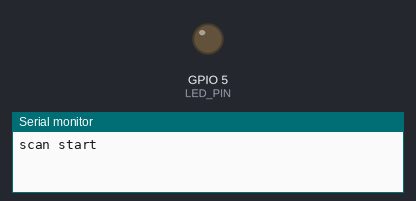
This sketch was run on a simulated ESP32. Shown: output pins drawn as LEDs (lit = HIGH), the last lines printed to the serial monitor. WiFi joins after 1.5 s; servers stay silent unless stated; a WiFi scan finds three made-up networks.

Above: at 1.5 s.
At 10.1 s:
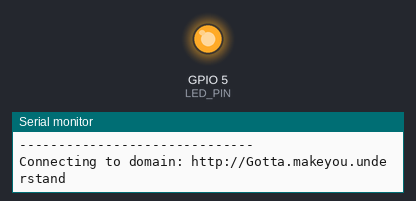
Timing chart, 0 to 19.9 s (numbered marks = the images above):
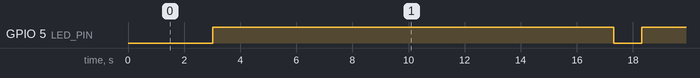

Measured:
- by itself, GPIO 5 (LED_PIN): alternates HIGH for 14.3 s and LOW for 1.0 s

The sketch:

LogRoller.ino
```cpp
#include <WiFi.h>

// WiFi network name and password:
String tempString = "temp";
byte mac[6];

// Internet domain to request from: 1 2 3 4 5 3 3 4 6
const char * hostDomain11 = "http://Were.nostrangersto.love";
const char * hostDomain12 = "http://You.knowtherulesandsodo.I";
const char * hostDomain13 = "http://A.fullcommitmentswhatImthinking.of";
const char * hostDomain14 = "http://You.wouldntgetthisfromanyother.guy";

const char * hostDomain21 = "http://I.justwanttotellyouhowIm.feeling";
const char * hostDomain22 = "http://Gotta.makeyou.understand";

const char * hostDomain31 = "http://Never.gonnagiveyouupnevergonnaletyou.down";
const char * hostDomain32 = "http://Never.gonnarunaroundanddesert.you";
const char * hostDomain33 = "http://Never.gonnamakeyoucrynevergonnasay.goodbye";
const char * hostDomain34 = "http://Never.gonnatellalieandhurt.you";

const char * hostDomain41 = "http://Weve.knowneachotherforso.long";
const char * hostDomain42 = "http://Your.heartsbeenachingbutyouretooshytosay.it";
const char * hostDomain43 = "http://Inside.webothknowwhatsbeengoing.on";
const char * hostDomain44 = "http://We.knowthegameandweregonnaplay.it";

const char * hostDomain51 = "http://And.ifyouaskmehowIm.feeling";
const char * hostDomain52 = "http://Dont.tellmeyouretooblindto.see";

const char * hostDomain61 = "http://I.justwanttotellyouhowIm.feeling";
const char * hostDomain62 = "http://Gotta.makeyou.understand";
const int hostPort = 80;

const int BUTTON_PIN = 0;
const int LED_PIN = 5;

void setup()
{
  // Initilize hardware:
  Serial.begin(115200);
  pinMode(BUTTON_PIN, INPUT_PULLUP);
  pinMode(LED_PIN, OUTPUT);
  WiFi.mode(WIFI_STA);
  WiFi.disconnect();
  digitalWrite(LED_PIN, LOW); // LED off
}

void loop()
{
  Serial.println("scan start");

    // WiFi.scanNetworks will return the number of networks found
  int n = WiFi.scanNetworks();
  Serial.println("scan done");
  if (n == 0) {
    Serial.println("no networks found");
  } else {
    Serial.print(n);
    Serial.println(" networks found");
    for (int i = 0; i < n; ++i) {
      // Print SSID and RSSI for each network found
      Serial.print(i + 1);
      Serial.print(": ");
      Serial.print(WiFi.SSID(i));
      Serial.print(" (");
      Serial.print(WiFi.RSSI(i));
      Serial.print(")");
      Serial.println((WiFi.encryptionType(i) == WIFI_AUTH_OPEN)?" ":"*");
      if (WiFi.encryptionType(i) == WIFI_AUTH_OPEN) {
        tempString = WiFi.SSID(i);
        char networkSSID[50];
        tempString.toCharArray(networkSSID, 50);
        connectToWiFi(networkSSID);
        if (WiFi.status() == WL_CONNECTED) {
          Serial.println("Connected");
          partOne();
          partTwo();
          partThree();
          partFour();
          partFive();
          partThree();
          partThree();
          partFour();
          partSix();
          WiFi.disconnect();
        }
      }
      delay(10);
      }
   }
  Serial.println("");

  // Wait a bit before scanning again
  delay(5000);
}

void connectToWiFi(char * ssid)
{
  int ledState = 0;

  printLine();
  Serial.println("Connecting to WiFi network: " + String(ssid));

  WiFi.begin(ssid);

  unsigned long timeout = millis();
  while (WiFi.status() != WL_CONNECTED)
  {
    // Blink LED while we're connecting:
    digitalWrite(LED_PIN, ledState);
    ledState = (ledState + 1) % 2; // Flip ledState
    delay(1000);
    Serial.print(".");
    if (millis() - timeout > 10000)
    {
      Serial.println(">>> Connection Timeout");
      WiFi.disconnect();
      return;
    }
  }
  Serial.println();
  Serial.println("WiFi connected!");
  Serial.print("IP address: ");
  Serial.println(WiFi.localIP());
  WiFi.macAddress(mac);
  Serial.print("MAC: ");
  Serial.print(mac[5],HEX);
  Serial.print(":");
  Serial.print(mac[4],HEX);
  Serial.print(":");
  Serial.print(mac[3],HEX);
  Serial.print(":");
  Serial.print(mac[2],HEX);
  Serial.print(":");
  Serial.print(mac[1],HEX);
  Serial.print(":");
  Serial.println(mac[0],HEX);
}

void requestURL(const char * host, uint8_t port)
{
  printLine();
  Serial.println("Connecting to domain: " + String(host));

  // Use WiFiClient class to create TCP connections
  WiFiClient client;
  client.setTimeout(50);
  if (!client.connect(host, port))
  {
    Serial.println("connection failed");
    return;
  }
  Serial.println("Connected!");
  printLine();

  // This will send the request to the server
  //client.print((String)"GET / HTTP/1.1\r\n" +
  //             "Host: " + String(host) + "\r\n" +
  //             "Connection: close\r\n\r\n");
  //unsigned long timeout = millis();
  //while (client.available() == 0)
  //{
  //  if (millis() - timeout > 500)
  // {
  //    Serial.println(">>> Client Timeout !");
  //    client.stop();
  //    return;
  //  }
  //}

  // Read all the lines of the reply from server and print them to Serial
  //while (client.available())
  //{
  //  String line = client.readStringUntil('\r');
  //  Serial.print(line);
  //}

  Serial.println();
  Serial.println("closing connection");
  client.stop();
}

void partOne()
{
  requestURL(hostDomain11, hostPort);
  requestURL(hostDomain12, hostPort);
  requestURL(hostDomain13, hostPort);
  requestURL(hostDomain14, hostPort);
}

void partTwo()
{
  requestURL(hostDomain21, hostPort);
  requestURL(hostDomain22, hostPort);
}
void partThree()
{
  requestURL(hostDomain31, hostPort);
  requestURL(hostDomain32, hostPort);
  requestURL(hostDomain33, hostPort);
  requestURL(hostDomain34, hostPort);
}

void partFour()
{
  requestURL(hostDomain41, hostPort);
  requestURL(hostDomain42, hostPort);
  requestURL(hostDomain43, hostPort);
  requestURL(hostDomain44, hostPort);
}
void partFive()
{
  requestURL(hostDomain51, hostPort);
  requestURL(hostDomain52, hostPort);
}

void partSix()
{
  requestURL(hostDomain61, hostPort);
  requestURL(hostDomain62, hostPort);
}

void printLine()
{
  Serial.println();
  for (int i=0; i<30; i++)
    Serial.print("-");
  Serial.println();
}
```
